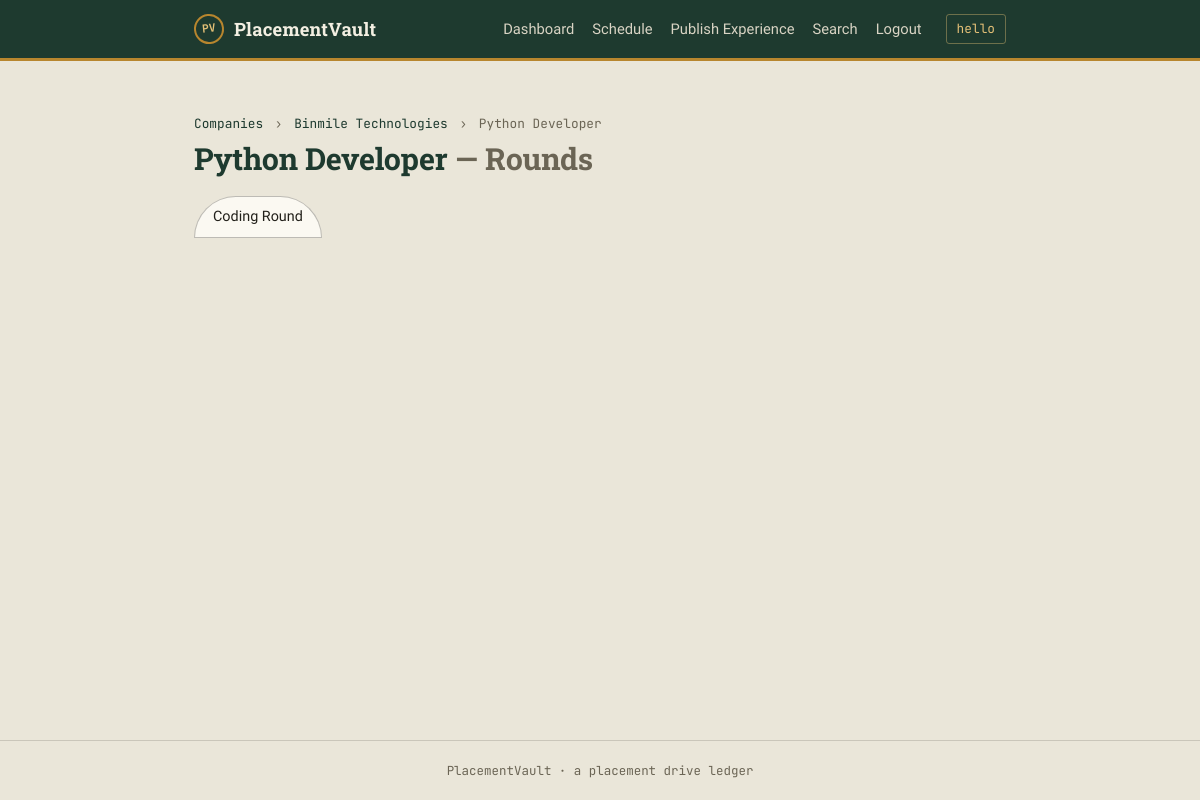
Screenshot of /search/rounds/?company=Binmile Technologies&role=Python Developer (signed in) with the database file from the repository.
### placementvault/models.py (models this page shows, shortened)
class Experience(models.Model):
    user = models.ForeignKey(User, on_delete=models.CASCADE, related_name='experiences')
    company_name = models.CharField(max_length=150)
    role = models.CharField(max_length=150)
    interview_round = models.CharField(max_length=150)
    focus_subject = models.CharField(max_length=150)
    experience_text = models.TextField()
    created_at = models.DateTimeField(auto_now_add=True)
    class Meta:
        ordering = ['-created_at']

### placementvault/views.py (the view)
# urls.py: path('search/rounds/', views.search_rounds, name='search_rounds'),
@login_required
def search_rounds(request):
    company = request.GET.get('company', '')
    role = request.GET.get('role', '')
    rounds = (
        Experience.objects.filter(company_name=company, role=role)
        .order_by('interview_round').values_list('interview_round', flat=True).distinct()
    )
    return render(request, 'search_rounds.html', {
        'company': company, 'role': role, 'rounds': rounds,
    })

### templates/search_rounds.html (shortened to what this page needs)
{% extends 'base.html' %}
{% block content %}
<p class="breadcrumb">
    <a href="{% url 'search_company' %}">Companies</a> <span>&rsaquo;</span>
    <a href="{% url 'search_roles' %}?company={{ company|urlencode }}">{{ company }}</a> <span>&rsaquo;</span>
    {{ role }}
</p>
<h1>{{ role }} <span class="text-muted">&mdash; Rounds</span></h1>
{% if rounds %}
<div class="chip-list">
    {% for rd in rounds %}
    <a class="chip" href="{% url 'search_experiences' %}?company={{ company|urlencode }}&amp;role={{ role|urlencode }}&amp;round={{ rd|urlencode }}">{{ rd }}</a>
    {% endfor %}
</div>
{% else %}
<p class="empty-state">No rounds found for this role yet.</p>
{% endif %}
{% endblock %}

### templates/base.html (shortened to what this page needs)
{% load static %}<!DOCTYPE html>
<html lang="en">
<head>
    <link rel="stylesheet" href="{% static 'css/style.css' %}">
</head>
<body>
    <header class="site-header">
        <div class="wrap header-inner">
            <a href="{% url 'dashboard' %}" class="brand">
                <span class="brand-mark">PV</span>
                <span class="brand-text">PlacementVault</span>
            </a>
            {% if user.is_authenticated %}
            <nav class="nav-links">
                <a href="{% url 'dashboard' %}">Dashboard</a>
                <a href="{% url 'schedule_list' %}">Schedule</a>
                <a href="{% url 'experience_add' %}">Publish Experience</a>
                <a href="{% url 'search_company' %}">Search</a>
                <a href="{% url 'logout' %}">Logout</a>
            </nav>
            <span class="welcome-user">{{ user.username }}</span>
            {% endif %}
        </div>
    </header>
    <main class="wrap page">
        {% block content %}{% endblock %}
    </main>
    <footer class="site-footer">
        <div class="wrap">
            <p>PlacementVault &middot; a placement drive ledger</p>
        </div>
    </footer>
</body>
</html>

### static/css/style.css (style rules this page uses)
:root { --ink-green: #1E3A2F; --ink-green-dark: #142822; --parchment: #EAE6D9; --card: #FBF9F2; --gold: #B8862E; --gold-light: #E4C077; --text-primary: #22201A; --text-muted: #6B6555; --danger: #8C2F2F; --danger-light: #F4E4E1; --success: #2F5B3F; --success-light: #E4EEE3; --border: rgba(34, 32, 26, 0.16); --border-strong: rgba(34, 32, 26, 0.28); --font-display: 'Roboto Slab', 'Georgia', serif; --font-body: 'Work Sans', -apple-system, sans-serif; --font-mono: 'JetBrains Mono', 'Courier New', monospace; --radius: 3px; }
* { box-sizing: border-box; }
html { -webkit-text-size-adjust: 100%; }
body { margin: 0; background: var(--parchment); color: var(--text-primary); font-family: var(--font-body); font-size: 16px; line-height: 1.55; min-height: 100vh; display: flex; flex-direction: column; }
.wrap { width: 100%; max-width: 860px; margin: 0 auto; padding: 0 24px; }
h1, h2, h3 { font-family: var(--font-display); font-weight: 700; color: var(--ink-green); line-height: 1.2; margin: 0 0 8px; }
h1 { font-size: 1.9rem; letter-spacing: -0.01em; }
a { color: var(--ink-green); text-decoration: none; }
.text-muted { color: var(--text-muted); }
.site-header { background: var(--ink-green); border-bottom: 3px solid var(--gold); }
.header-inner { display: flex; align-items: center; gap: 24px; padding: 14px 24px; flex-wrap: wrap; }
.brand { display: flex; align-items: center; gap: 10px; font-family: var(--font-display); font-weight: 700; color: #F3EFE2 !important; font-size: 1.15rem; letter-spacing: 0.01em; margin-right: auto; }
.brand-mark { display: inline-flex; align-items: center; justify-content: center; width: 30px; height: 30px; border: 2px solid var(--gold); border-radius: 50%; font-family: var(--font-mono); font-size: 0.7rem; color: var(--gold-light); transform: rotate(-6deg); }
.nav-links { display: flex; gap: 18px; flex-wrap: wrap; }
.nav-links a { color: #D9D4C4 !important; font-size: 0.92rem; font-weight: 500; }
.welcome-user { font-family: var(--font-mono); font-size: 0.8rem; color: var(--gold-light); border: 1px solid rgba(228, 192, 119, 0.4); padding: 4px 10px; border-radius: var(--radius); }
.page { flex: 1; padding: 40px 24px 60px; }
.site-footer { border-top: 1px solid var(--border); padding: 20px 24px; text-align: center; }
.site-footer p { font-family: var(--font-mono); font-size: 0.78rem; color: var(--text-muted); margin: 0; }
.breadcrumb { font-family: var(--font-mono); font-size: 0.8rem; color: var(--text-muted); margin-bottom: 6px; }
.breadcrumb span { margin: 0 4px; }
.chip-list { display: flex; flex-wrap: wrap; gap: 10px; margin-top: 20px; }
.chip { background: var(--card); border: 1px solid var(--border-strong); border-radius: 999px 999px 4px 4px; padding: 9px 18px; font-size: 0.9rem; font-weight: 500; color: var(--text-primary) !important; }

### rows the page displays
Experience: company_name "Binmile Technologies", role "Python Developer", interview_round "Coding Round"

### other values shown
{{ user.username }} "hello"
